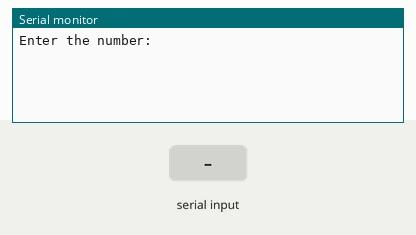
The sketch below on a simulated Arduino Uno, built with avr-gcc and run on an emulated ATmega328P. Shown: the last lines printed to the serial monitor. The inputs (shaded band) are chosen by the test bench.

Above: at 1.2 s.
1.3 s: "90,45\n" received over Serial
At 1.9 s:
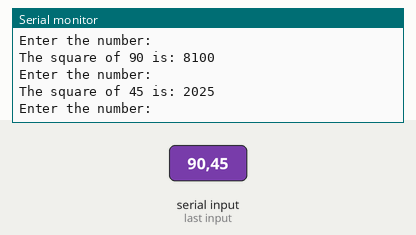
2.8 s: "30,150\n" received over Serial
At 4.3 s:
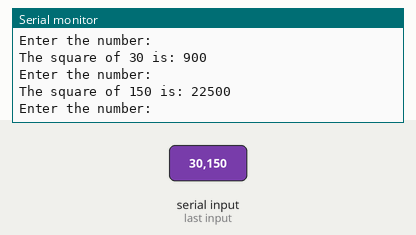
Timing chart, 0 to 5.8 s (numbered marks = the images above; inputs shaded):
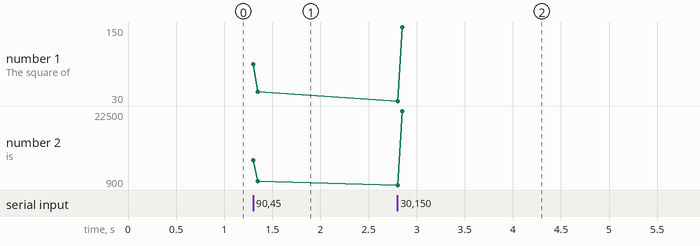

The sketch:

iot8.cpp.ino
```cpp
int num;
int sq;

void setup() {
  Serial.begin(9600); // Start serial communication at 9600 baud rate
}

void loop() {
  Serial.println("Enter the number:");

  while (!Serial.available()) {} // Wait for user input

  num = Serial.parseInt(); // Read the integer from serial input

  sq = num * num; // Calculate the square

  Serial.print("The square of ");
  Serial.print(num);
  Serial.print(" is: ");
  Serial.println(sq);

  // Clear input buffer
  while (Serial.available()) {
    Serial.read();
  }
}
```

Measured:
- after the input at 1.3 s, the serial monitor: prints a new line at once (image 1)
- after the input at 2.8 s, the serial monitor: prints a new line at once (image 2)
- plotted number 1: 45 → 150 after the input at 2.8 s
- plotted number 2: 2025 → 22500 after the input at 2.8 s
